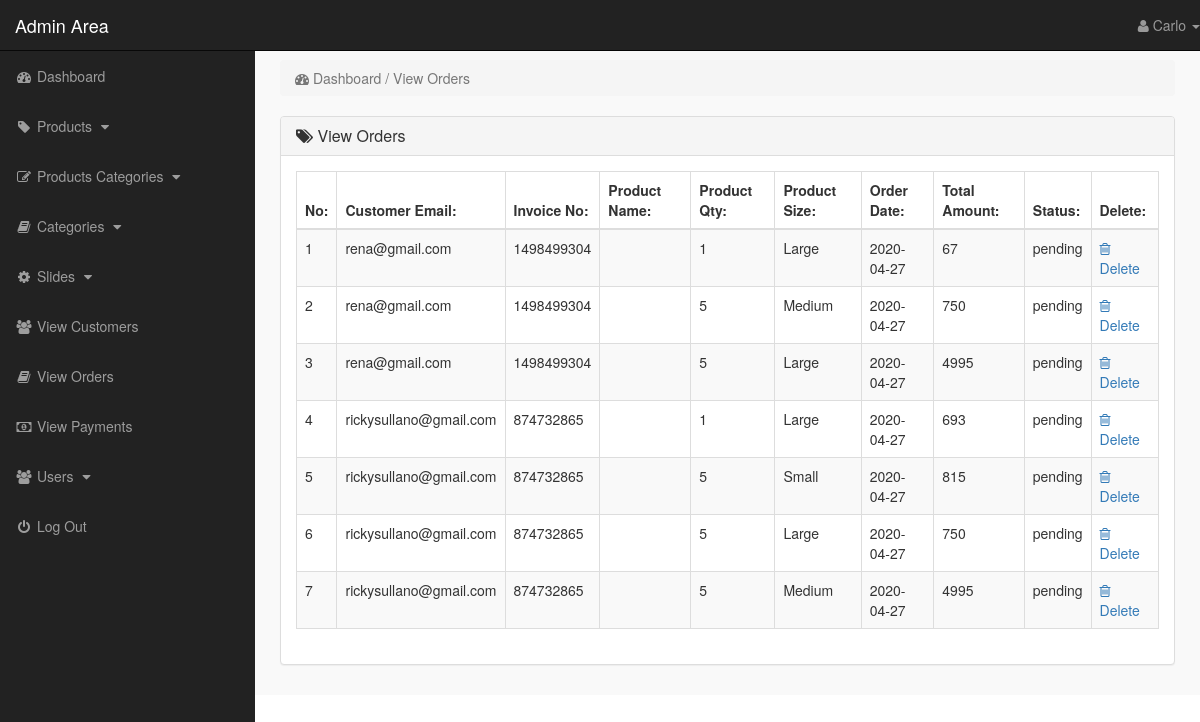
/admin_area/index.php?view_orders (signed in), run on the app's committed database.
### tables this page shows
CREATE TABLE `pending_orders` (
  `order_id` int(10) NOT NULL,
  `customer_id` int(10) NOT NULL,
  `invoice_no` int(10) NOT NULL,
  `product_id` text NOT NULL,
  `qty` int(11) NOT NULL,
  `size` text NOT NULL,
  `order_status` text NOT NULL
);

CREATE TABLE `customers` (
  `customer_id` int(11) NOT NULL,
  `customer_name` varchar(255) NOT NULL,
  `customer_email` varchar(255) NOT NULL,
  `customer_pass` varchar(255) NOT NULL,
  `customer_country` text NOT NULL,
  `customer_city` text NOT NULL,
  `customer_contact` varchar(255) NOT NULL,
  `customer_address` text NOT NULL,
  `customer_image` text NOT NULL,
  `customer_ip` varchar(100) NOT NULL
);

CREATE TABLE `customer_orders` (
  `order_id` int(10) NOT NULL,
  `customer_id` int(10) NOT NULL,
  `due_amount` int(100) NOT NULL,
  `invoice_no` int(100) NOT NULL,
  `qty` int(10) NOT NULL,
  `size` text NOT NULL,
  `order_date` date NOT NULL,
  `order_status` text NOT NULL
);

### admin_area/view_orders.php (the view)
<?php
    if(!isset($_SESSION['admin_email'])){
        echo "<script>window.open('login.php','_self')</script>";
    }else{
?>
<div class="row">
    <div class="col-lg-12">
        <ol class="breadcrumb">
            <li class="active">
                <i class="fa fa-dashboard"></i> Dashboard / View Orders
            </li>
        </ol>
    </div>
</div>
<div class="row">
    <div class="col-lg-12">
        <div class="panel panel-default">
            <div class="panel-heading">
               <h3 class="panel-title">
                   <i class="fa fa-tags"></i>  View Orders
               </h3>
            </div>
            <div class="panel-body">
                <div class="table-responsive">
                    <table class="table table-striped table-bordered table-hover">
                        <thead>
                            <tr>
                                <th> No: </th>
                                <th> Customer Email: </th>
                                <th> Invoice No: </th>
                                <th> Product Name: </th>
                                <th> Product Qty: </th>
                                <th> Product Size: </th>
                                <th> Order Date: </th>
                                <th> Total Amount: </th>
                                <th> Status: </th>
                                <th> Delete: </th>
                            </tr>
                        </thead>
                        <tbody>
                            <?php
                                $i=0;
                                $get_orders = "select * from pending_orders";
                                $run_orders = mysqli_query($con,$get_orders);
                                while($row_order=mysqli_fetch_array($run_orders)){
                                    $order_id = $row_order['order_id'];
                                    $c_id = $row_order['customer_id'];
                                    $invoice_no = $row_order['invoice_no'];
                                    $product_id = $row_order['product_id'];
                                    $qty = $row_order['qty'];
                                    $size = $row_order['size'];
                                    $order_status = $row_order['order_status'];
                                    $get_products = "select * from products where product_id='$product_id'";
                                    $run_products = mysqli_query($con,$get_products);
                                    $row_products = mysqli_fetch_array($run_products);
                                    $product_title = $row_products['product_title'];
                                    $get_customer = "select * from customers where customer_id='$c_id'";
                                    $run_customer = mysqli_query($con,$get_customer);
                                    $row_customer = mysqli_fetch_array($run_customer);
                                    $customer_email = $row_customer['customer_email'];
                                    $get_c_order = "select * from customer_orders where order_id='$order_id'";
                                    $run_c_order = mysqli_query($con,$get_c_order);
                                    $row_c_order = mysqli_fetch_array($run_c_order);
                                    $order_date = $row_c_order['order_date'];
                                    $order_amount = $row_c_order['due_amount'];
                                    $i++;
                            ?>
                            <tr>
                                <td> <?php echo $i; ?> </td>
                                <td> <?php echo $customer_email; ?> </td>
                                <td> <?php echo $invoice_no; ?></td>
                                <td> <?php echo $product_title; ?> </td>
                                <td> <?php echo $qty; ?></td>
                                <td> <?php echo $size; ?> </td>
                                <td> <?php echo $order_date; ?> </td>
                                <td> <?php echo $order_amount; ?> </td>
                                <td>
                                    <?php
                                        if($order_status=='pending'){
                                            echo $order_status='pending';
                                        }else{
                                            echo $order_status='Complete';
                                        }
                                    ?>
                                </td>
                                <td>
                                     <a href="index.php?delete_order=<?php echo $order_id; ?>">
                                        <i class="fa fa-trash-o"></i> Delete
                                     </a>
                                </td>
                            </tr>
                            <?php } ?>
                        </tbody>
                    </table>
                </div>
            </div>
        </div>
    </div>
</div>
<?php } ?>

### admin_area/includes/sidebar.php (shortened to what this page needs)
<?php
    if(!isset($_SESSION['admin_email'])){
        echo "<script>window.open('login.php','_self')</script>";
    }else{
?>
<nav class="navbar navbar-inverse navbar-fixed-top">
    <div class="navbar-header">
        <a href="index.php?dashboard" class="navbar-brand">Admin Area</a>
    </div>
    <ul class="nav navbar-right top-nav">
        <li class="dropdown">
            <a href="#" class="dropdown-toggle" data-toggle="dropdown">
                <i class="fa fa-user"></i> <?php echo $admin_name;  ?> <b class="caret"></b>
            </a>
        </li>
    </ul>
    <div class="collapse navbar-collapse navbar-ex1-collapse">
        <ul class="nav navbar-nav side-nav">
            <li>
                <a href="index.php?dashboard">
                        <i class="fa fa-fw fa-dashboard"></i> Dashboard
                </a>
            </li>
            <li>
                <a href="#" data-toggle="collapse" data-target="#products">
                        <i class="fa fa-fw fa-tag"></i> Products
                        <i class="fa fa-fw fa-caret-down"></i>
                </a>
            </li>
            <li>
                <a href="#" data-toggle="collapse" data-target="#p_cat">
                        <i class="fa fa-fw fa-edit"></i> Products Categories
                        <i class="fa fa-fw fa-caret-down"></i>
                </a>
            </li>
            <li>
                <a href="#" data-toggle="collapse" data-target="#cat">
                        <i class="fa fa-fw fa-book"></i> Categories
                        <i class="fa fa-fw fa-caret-down"></i>
                </a>
            </li>
            <li>
                <a href="#" data-toggle="collapse" data-target="#slides">
                        <i class="fa fa-fw fa-gear"></i> Slides
                        <i class="fa fa-fw fa-caret-down"></i>
                </a>
            </li>
            <li>
                <a href="index.php?view_customers">
                    <i class="fa fa-fw fa-users"></i> View Customers
                </a>
            </li>
            <li>
                <a href="index.php?view_orders">
                    <i class="fa fa-fw fa-book"></i> View Orders
                </a>
            </li>
            <li>
                <a href="index.php?view_payments">
                    <i class="fa fa-fw fa-money"></i> View Payments
                </a>
            </li>
            <li>
                <a href="#" data-toggle="collapse" data-target="#users">
                        <i class="fa fa-fw fa-users"></i> Users
                        <i class="fa fa-fw fa-caret-down"></i>
                </a>
            </li>
            <li>
                <a href="logout.php">
                    <i class="fa fa-fw fa-power-off"></i> Log Out
                </a>
            </li>
        </ul>
    </div>
</nav>
<?php } ?>

### admin_area/css/style.css (style rules this page uses)
body { margin-top: 100px; }
@media (min-width: 768px) { body { margin-top: 50px; } }
.top-nav { 0 15px; }
.top-nav>li { float: left; display: inline-block; }
.top-nav>li>a { color: #999999; line-height: 20px; padding-top: 15px; padding-bottom: 15px; }
@media (min-width: 768px) { .side-nav { position: fixed; top: 51px; bottom: 0; width: 255px; overflow-y: auto; overflow-x: hidden; background-color: #222222; padding-bottom: 40px; border-radius: 0; } }
@media (min-width: 768px) { .side-nav>li>a { width: 255px; } }
.panel-body { border-radius: 5px; }

### data on the page
pending_orders: customer.customer_email "rena@gmail.com", invoice_no "1498499304", qty "1", size "Large", customer_orders.order_date "2020-04-27", customer_orders.due_amount "67"
pending_orders: customer.customer_email "rena@gmail.com", invoice_no "1498499304", qty "5", size "Medium", customer_orders.order_date "2020-04-27", customer_orders.due_amount "750"
pending_orders: customer.customer_email "rena@gmail.com", invoice_no "1498499304", qty "5", size "Large", customer_orders.order_date "2020-04-27", customer_orders.due_amount "4995"
pending_orders: customer.customer_email "rickysullano@gmail.com", invoice_no "874732865", qty "1", size "Large", customer_orders.order_date "2020-04-27", customer_orders.due_amount "693"
pending_orders: customer.customer_email "rickysullano@gmail.com", invoice_no "874732865", qty "5", size "Small", customer_orders.order_date "2020-04-27", customer_orders.due_amount "815"
pending_orders: customer.customer_email "rickysullano@gmail.com", invoice_no "874732865", qty "5", size "Large", customer_orders.order_date "2020-04-27", customer_orders.due_amount "750"
pending_orders: customer.customer_email "rickysullano@gmail.com", invoice_no "874732865", qty "5", size "Medium", customer_orders.order_date "2020-04-27", customer_orders.due_amount "4995"

### other printed values
$admin_name "Carlo"
